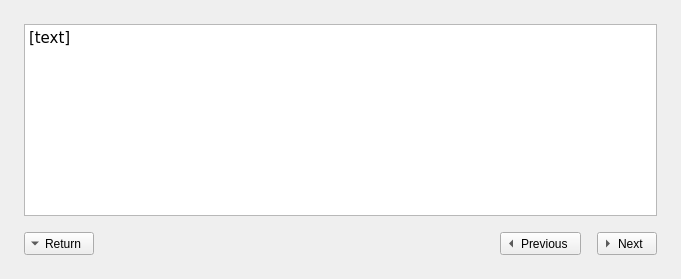
      <widget class="QWidget" name="m_pTextPage">
       <layout class="QGridLayout" name="gridLayout_4">
        <property name="margin">
         <number>24</number>
        </property>
        <property name="spacing">
         <number>16</number>
        </property>
        <item row="0" column="0" colspan="4">
         <widget class="QTextBrowser" name="m_pTextBrowser">
          <property name="font">
           <font>
            <family>Verdana</family>
            <pointsize>11</pointsize>
            <weight>50</weight>
            <bold>false</bold>
           </font>
          </property>
          <property name="tabChangesFocus">
           <bool>true</bool>
          </property>
          <property name="html">
           <string>&lt;!DOCTYPE HTML PUBLIC &quot;-//W3C//DTD HTML 4.0//EN&quot; &quot;http://www.w3.org/TR/REC-html40/strict.dtd&quot;&gt;
&lt;html&gt;&lt;head&gt;&lt;meta name=&quot;qrichtext&quot; content=&quot;1&quot; /&gt;&lt;style type=&quot;text/css&quot;&gt;
p, li { white-space: pre-wrap; }
&lt;/style&gt;&lt;/head&gt;&lt;body style=&quot; font-family:'Verdana'; font-size:11pt; font-weight:400; font-style:normal;&quot;&gt;
&lt;p style=&quot; margin-top:12px; margin-bottom:12px; margin-left:0px; margin-right:0px; -qt-block-indent:0; text-indent:0px;&quot;&gt;[text]&lt;/p&gt;&lt;/body&gt;&lt;/html&gt;</string>
          </property>
          <property name="openLinks">
           <bool>false</bool>
          </property>
         </widget>
        </item>
        <item row="1" column="0">
         <widget class="QToolButton" name="m_pBtnTextReturn">
          <property name="text">
           <string>Return</string>
          </property>
          <property name="toolButtonStyle">
           <enum>Qt::ToolButtonTextBesideIcon</enum>
          </property>
          <property name="arrowType">
           <enum>Qt::DownArrow</enum>
          </property>
         </widget>
        </item>
        <item row="1" column="1">
         <spacer name="horizontalSpacer">
          <property name="orientation">
           <enum>Qt::Horizontal</enum>
          </property>
          <property name="sizeHint" stdset="0">
           <size>
            <width>374</width>
            <height>20</height>
           </size>
          </property>
         </spacer>
        </item>
        <item row="1" column="2">
         <widget class="QToolButton" name="m_pBtnTextPrev">
          <property name="text">
           <string>Previous</string>
          </property>
          <property name="toolButtonStyle">
           <enum>Qt::ToolButtonTextBesideIcon</enum>
          </property>
          <property name="arrowType">
           <enum>Qt::LeftArrow</enum>
          </property>
         </widget>
        </item>
        <item row="1" column="3">
         <widget class="QToolButton" name="m_pBtnTextNext">
          <property name="text">
           <string>Next</string>
          </property>
          <property name="toolButtonStyle">
           <enum>Qt::ToolButtonTextBesideIcon</enum>
          </property>
          <property name="arrowType">
           <enum>Qt::RightArrow</enum>
          </property>
         </widget>
        </item>
       </layout>
      </widget>
